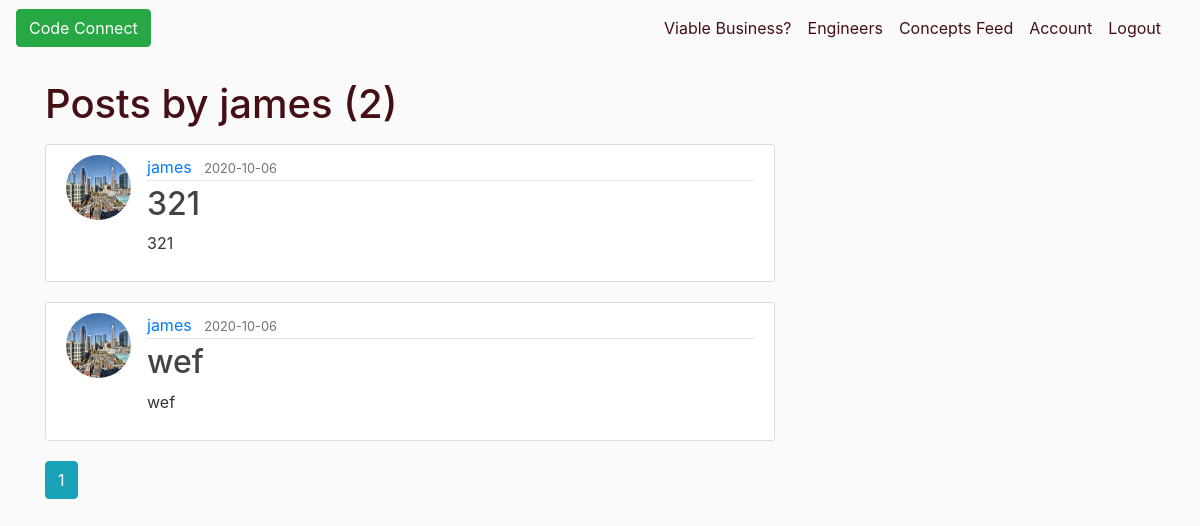
Screenshot of /user/james (signed in) with the database file from the repository.
### CC_Flask/models.py (models this page shows, shortened)
class User(db.Model, UserMixin):
    id = db.Column(db.Integer, primary_key=True)
    username = db.Column(db.String(20), unique=True, nullable=False)
    email = db.Column(db.String(120), unique=True, nullable=False)
    image_file = db.Column(db.String(20), nullable=False, default='default.jpg')
    password = db.Column(db.String(60), nullable=False)
    posts = db.relationship('Post', backref='author', lazy=True)

class Post(db.Model):
    id = db.Column(db.Integer, primary_key=True)
    title = db.Column(db.String(100), nullable=False)
    date_posted = db.Column(db.DateTime, nullable=False, default=datetime.utcnow)
    content = db.Column(db.Text, nullable=False)
    user_id = db.Column(db.Integer, db.ForeignKey('user.id'), nullable=False)

### CC_Flask/users/routes.py (the view)
@users.route("/user/<string:username>")
def user_posts(username):
    page = request.args.get('page', 1, type=int)
    user = User.query.filter_by(username=username).first_or_404()
    posts = Post.query.filter_by(author=user)\
        .order_by(Post.date_posted.desc())\
        .paginate(page=page, per_page=5)
    return render_template('user_posts.html', posts=posts, user=user)

### CC_Flask/models.py (called while the page is built)
@login_manager.user_loader
def load_user(user_id):
    return User.query.get(int(user_id))

### CC_Flask/templates/user_posts.html
{% extends "layout.html" %}
{% block content %}
    <h1 class="mb-3">Posts by {{ user.username }} ({{ posts.total }})</h1>
    {% for post in posts.items %}
        <article class="media content-section">
          <img class="rounded-circle article-img" src="{{ url_for('static', filename='profile_pics/' + post.author.image_file) }}">
          <div class="media-body">
            <div class="article-metadata">
              <a class="mr-2" href="{{ url_for('users.user_posts', username=post.author.username) }}">{{ post.author.username }}</a>
              <small class="text-muted">{{ post.date_posted.strftime('%Y-%m-%d') }}</small>
            </div>
            <h2><a class="article-title" href="{{ url_for('posts.post', post_id=post.id) }}">{{ post.title }}</a></h2>
            <p class="article-content">{{ post.content }}</p>
          </div>
        </article>
    {% endfor %}
    {% for page_num in posts.iter_pages(left_edge=1, right_edge=1, left_current=1, right_current=2) %}
      {% if page_num %}
        {% if posts.page == page_num %}
          <a class="btn btn-info mb-4" href="{{ url_for('users.user_posts', username=user.username, page=page_num) }}">{{ page_num }}</a>
        {% else %}
          <a class="btn btn-outline-info mb-4" href="{{ url_for('users.user_posts', username=user.username, page=page_num) }}">{{ page_num }}</a>
        {% endif %}
      {% else %}
        ...
      {% endif %}
    {% endfor %}
{% endblock content %}

### CC_Flask/static/main.css (style rules this page uses)
body { background: #fafafa; color: #333333; margin-top: 5rem; }
h1, h2, h3, h4, h5, h6 { color: #440f15; }
.content-section { background: #ffffff; padding: 10px 20px; border: 1px solid #dddddd; border-radius: 3px; margin-bottom: 20px; }
.article-title { color: #444444; }
.article-content { white-space: pre-line; }
.article-img { height: 65px; width: 65px; margin-right: 16px; }
.article-metadata { padding-bottom: 1px; margin-bottom: 4px; border-bottom: 1px solid #e3e3e3 }

### rows the page displays
User: username "james"
Post: image_file (placeholder picture), author.username "james", date_posted "2020-10-06", title "321", content "321"
Post: image_file (placeholder picture), author.username "james", date_posted "2020-10-06", title "wef", content "wef"

### other values shown
{{ posts.total }} "2"
{{ page_num }} "1"
